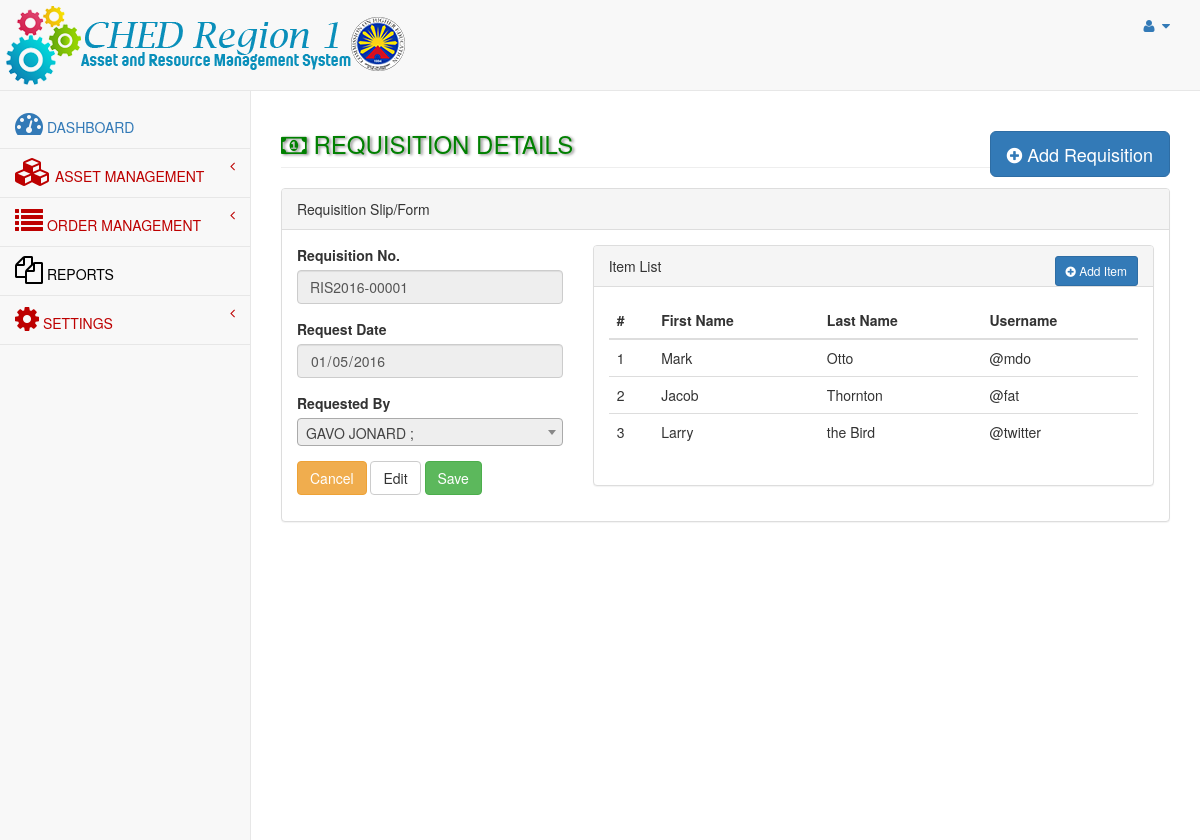
The page /admin/old/requisition-details.php?id=1 on the database its author committed.
### tables this page shows
CREATE TABLE `requisition_details` (
  `reqid` bigint(20) NOT NULL AUTO_INCREMENT,
  `requisition_no` varchar(100) DEFAULT NULL,
  `requisition_date` date DEFAULT NULL,
  `eid` int(11) DEFAULT NULL,
  PRIMARY KEY (`reqid`)
);

### admin/old/requisition-details.php (the view, shortened to what this page needs)
<?php
include('header.php');
		$conn = dbConnect();
		$reqid = $_GET['id'];
		$sqlselect = "SELECT reqid,requisition_no, requisition_date, CONCAT(employee.fname,' ',employee.lname) AS fullname,employee.eid FROM requisition_details LEFT JOIN employee
ON requisition_details.eid = employee.eid where reqid='$reqid'";
		$stmt = $conn->prepare($sqlselect);
		$stmt->execute();
		$row = $stmt->fetch(PDO::FETCH_ASSOC);
		$rno = $row['requisition_no'];
		$rdate = $row['requisition_date'];
?>
<div id="page-wrapper">
            <div class="row">
                <div class="col-lg-12">
                    <h3 class="page-header" style="color:green;"><i class="fa fa-money fa-1x"></i> REQUISITION DETAILS
						<div class="pull-right">
								<button id="addreq" class="btn btn-primary btn-lg" data-toggle="modal" data-target="#addRequisition">
								<i class="fa fa-plus-circle"></i> Add Requisition
							</button>
                            </div></h3>
                </div>
            </div>
            <div class="row">
                <div class="col-lg-12">
                    <div class="panel panel-default">
                        <div class="panel-heading">
                            Requisition Slip/Form
                        </div>
                        <div class="panel-body">
                            <div class="row">
                                <div class="col-lg-4">
                                    <form role="form" method="post" action="addprequestitem.php">
                                        <div class="form-group">
                                            <label>Requisition No.</label>
                                            <input class="form-control" value="<?php echo $rno;?>" tabindex="1" disabled>
                                        </div>
									<div class="form-group">
                                            <label>Request Date</label>
                                            <input disabled type="date" class="form-control" tabindex="4" value="<?php echo $rdate;?>">
                                        </div>
									<div class="form-group">
                                            <label>Requested By</label>
                                        </div>
									<button type="submit" class="btn btn-warning" onClick="javascript: history.go(-1);">Cancel</button>
									<button type="reset" class="btn btn-default">Edit</button>
                                    <button type="submit" class="btn btn-success">Save</button>
									</form>
                                </div>
                                <div class="col-lg-8">
			   <div class="panel panel-default">
					<div class="panel-heading">
						Item List
						<div class="pull-right">
								<button id="addreq" class="btn btn-primary btn-sm" data-toggle="modal" data-target="#addRequisition">
								<i class="fa fa-plus-circle"></i> Add Item
							</button>
                            </div>
					</div>
					<div class="panel-body">
						<div class="table-responsive">
							<table class="table">
								<thead>
									<tr>
										<th>#</th>
										<th>First Name</th>
										<th>Last Name</th>
										<th>Username</th>
									</tr>
								</thead>
								<tbody>
									<tr>
										<td>1</td>
										<td>Mark</td>
										<td>Otto</td>
										<td>@mdo</td>
									</tr>
									<tr>
										<td>2</td>
										<td>Jacob</td>
										<td>Thornton</td>
										<td>@fat</td>
									</tr>
									<tr>
										<td>3</td>
										<td>Larry</td>
										<td>the Bird</td>
										<td>@twitter</td>
									</tr>
								</tbody>
							</table>
						</div>
					</div>
				</div>
                                </div>
                            </div>
                        </div>
                    </div>
                </div>
            </div>
        </div>
    </div>
<?php
include('footer.php');
?>

### rows shown on the page
requisition_details: requisition_no "RIS2016-00001", requisition_date "01/05/2016"
